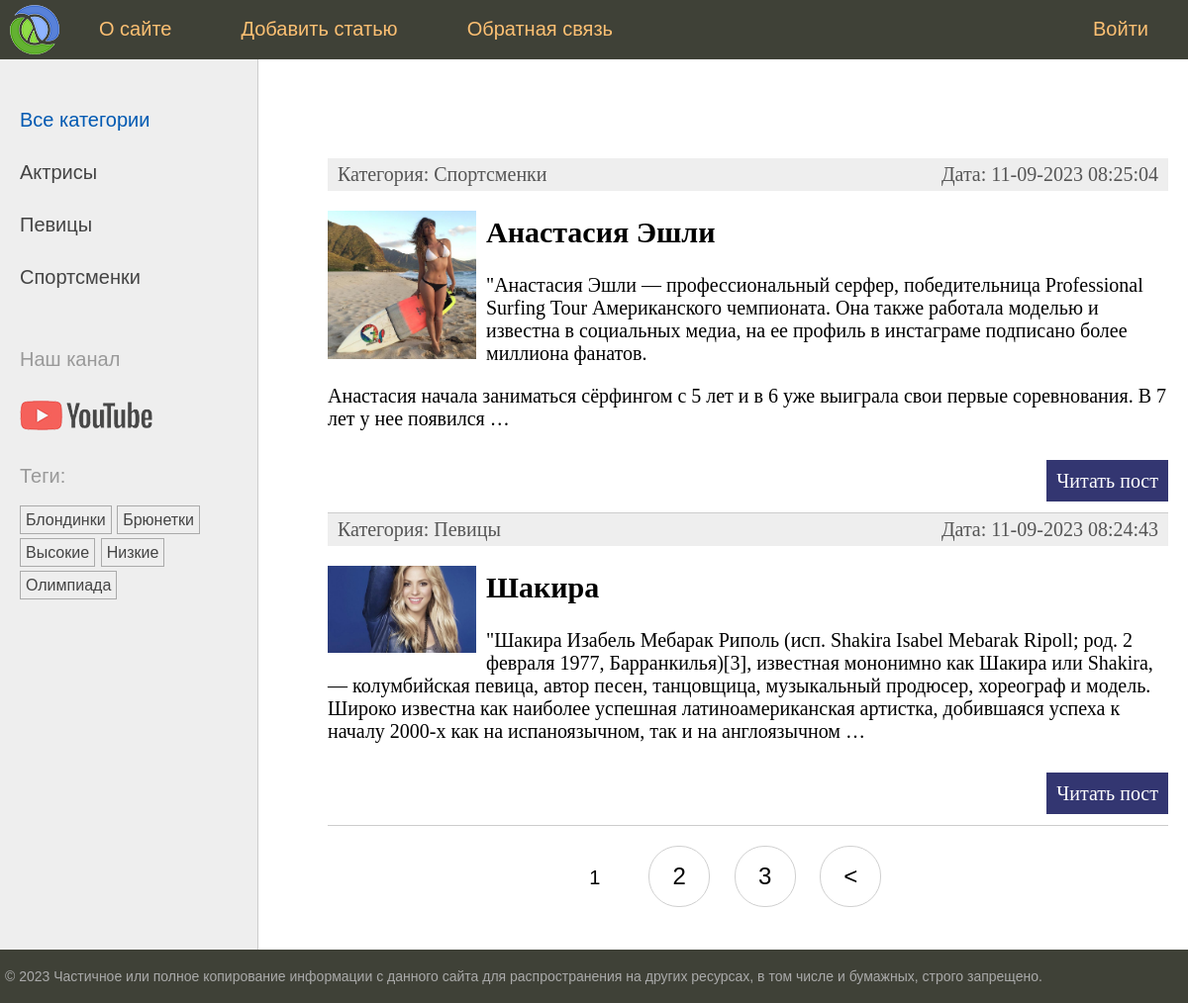
The page / on the database its author committed.
### women/models.py (models this page shows, shortened)
class Category(models.Model):
    name = models.CharField(max_length=100, db_index=True, verbose_name="Категория")
    slug = models.SlugField(max_length=255, unique=True)
    class Meta:
        verbose_name = "Категория"
        verbose_name_plural = "Категории"
    def get_absolute_url(self):
        return reverse("category", kwargs={"cat_slug": self.slug})

class TagPost(models.Model):
    tag = models.CharField(max_length=100, db_index=True)
    slug = models.SlugField(max_length=255, unique=True, db_index=True)
    def get_absolute_url(self):
        return reverse("tag", kwargs={"tag_slug": self.slug})

class Women(models.Model):
    class Status(models.IntegerChoices):
        DRAFT = 0, "Черновик"
        PUBLISHED = 1, "Опубликовано"
    title = models.CharField(max_length=255, verbose_name="Заголовок")
    slug = models.SlugField(max_length=255, unique=True)
    photo = models.ImageField(
        upload_to="photos/%Y/%m/%d",
        default=None,
        blank=True,
        null=True,
        verbose_name="Фото",
    )
    content = models.TextField(blank=True, verbose_name="Текст статьи")
    time_create = models.DateTimeField(
        auto_now_add=True,
        verbose_name="Время создания",
    )
    time_update = models.DateTimeField(
        auto_now=True,
        verbose_name="Время изменения",
    )
    is_published = models.IntegerField(
        choices=Status.choices,
        default=Status.DRAFT,
        verbose_name="Статус",
    )
    cat = models.ForeignKey(
        "Category",
        on_delete=models.PROTECT,
        related_name="posts",
        verbose_name="Категории",
    )
    tags = models.ManyToManyField(
        "TagPost",
        blank=True,
        related_name="tags",
        verbose_name="Тэги",
    )
    husband = models.OneToOneField(
        "Husband",
        on_delete=models.SET_NULL,
        null=True,
        blank=True,
        related_name="wuman",
        verbose_name="Муж",
    )
    objects = models.Manager()
    published = PublishedModel()
    class Meta:
        verbose_name = "Известные женщины"
        verbose_name_plural = "Известные женщины"
        ordering = ["-time_create"]
        indexes = [models.Index(fields=["-time_create"])]
    def get_absolute_url(self):
        return reverse("post", kwargs={"post_slug": self.slug})

### women/views.py (the view)
# urls.py: path("", views.WomenHome.as_view(), name="home"),
class WomenHome(DataMixin, ListView):
    template_name = "women/index.html"
    context_object_name = "posts"
    def get_queryset(self) -> QuerySet[Any]:
        return Women.published.all().select_related("cat")
    def get_context_data(self, **kwargs) -> dict[str, Any]:
        context = super().get_context_data(**kwargs)
        return self.get_mixin_context(context, title="Главная страница", cat_selected=0)

### women/models.py (called while the page is built)
    def get_queryset(self) -> models.QuerySet:
        return super().get_queryset().filter(is_published=Women.Status.PUBLISHED)

### women/templatetags/women_tags.py (called while the page is built)
@register.inclusion_tag("women/list_categories.html")
def show_categories(cat_selected_id=0):
    cats = Category.objects.annotate(total=Count("posts")).filter(total__gt=0)
    return {"cats": cats, "cat_selected": cat_selected_id}

@register.inclusion_tag("women/list_tags.html")
def show_all_tags():
    tags = TagPost.objects.annotate(total=Count("tags")).filter(total__gt=0)
    return {"tags": tags}

### women/utils.py (called while the page is built)
    def get_mixin_context(self, context: dict[str, Any], **kwargs: dict[str, Any]):
        if self.title_page:
            context["title"] = self.title_page
        context["menu"] = menu
        context["cat_selected"] = None
        context.update(kwargs)
        return context

### women/templates/women/index.html (shortened to what this page needs)
{% extends 'base.html' %}
{% block content %}
<ul class="list-articles">
	{% for p in posts %}
		<li><div class="article-panel">
			<p class="first">Категория: {{ p.cat.name }}</p>
			<p class="last">Дата: {{ p.time_update|date:"d-m-Y H:i:s" }}</p>
		</div>
		{% if p.photo %}
			<p><img class="img-article-left thumb" src="{{ p.photo.url }}"></p>
		{% endif %}
		<h2>{{ p.title }}</h2>
    {% autoescape off %}
	{{ p.content|linebreaks|truncatewords:50 }}
    {% endautoescape %}
		<p class="link-read-post"><a href="{{ p.get_absolute_url }}">Читать пост</a></p>
		</li>
	{% endfor %}
</ul>
{% endblock %}
{% block navigation %}
{% if page_obj.has_other_pages %}
	<nav class="list-pages">
		<ul>
			{% for p in paginator.page_range %}
				{% if page_obj.number == p %}
					<li class="page-num page-num-selected">{{ p }}</li>
				{% elif p >= page_obj.number|add:-2 and p <= page_obj.number|add:2 %}
					<li class="page-num">
						<a href="?page={{ p }}">{{ p }}</a>
					</li>
				{% endif %}
			{% endfor %}
			{% if page_obj.has_next %}
				<li class="page-num">
					<a href="?page={{ page_obj.next_page_number }}">&lt;</a>
				</li>
			{% endif %}
		</ul>
	</nav>
{% endif %}
{% endblock %}

### templates/base.html (shortened to what this page needs)
{% load static %}
{% load women_tags %}
<!DOCTYPE html>
<html>
<head>
	<link type="text/css" href="{% static 'women/css/styles.css' %}" rel="stylesheet" />
</head>
<body>
<table class="table-page" border=0 cellpadding="0" cellspacing="0">
<tr><td valign=top>
{% block mainmenu %}
		<div class="header">
			<ul id="mainmenu" class="mainmenu">
			<li class="logo"><a href="{% url 'home' %}"><div class="logo"></div></a></li>
{% for m in menu %}
	{% if not forloop.last %}<li>{% else %}<li class="last">{% endif %}
		<a href="{% url m.url_name %}">{{ m.title }}</a></li>
{% endfor %}
			</ul>
		</div>
{% endblock mainmenu %}
<table class="table-content" border=0 cellpadding="0" cellspacing="0">
<tr>
	<td valign="top" class="left-chapters">
	<ul id="leftchapters">
		{% if cat_selected == 0 %}
			<li class="selected">Все категории</li>
		{% else %}
			<li><a href="{% url 'home' %}">Все категории</a></li>
		{% endif %}
		{% show_categories cat_selected %}
		<li class="share">
		<p>Наш канал</p>
		<a class="share-yt" href="https://www.youtube.com/channel/UClJzWfGWuGJL2t-3dYKcHTA/playlists" target="_blank" rel="nofollow"></a>
		</li>
		<li>{% show_all_tags %}</li>
	</ul>
</td>
<td valign="top" class="content">
<div class="content-text">
{% block content %}
{% endblock %}
</div>
{% block navigation %}
{% endblock %}
</td></tr></table>
</td></tr>
<tr><td valign=top>
	<div id="footer">
		<p>&copy; 2023 Частичное или полное копирование информации с данного сайта для распространения на других ресурсах, в том числе и бумажных, строго запрещено.</p>
	</div>
</td></tr></table>
</body>
</html>

### women/templates/women/list_categories.html
{% for cat in cats %}
    {% if cat.id == cat_selected %}
        <li class="selected">{{ cat.name }}</li>
    {% else %}
        <li><a href="{{ cat.get_absolute_url }}">{{ cat.name }}</a></li>
    {% endif %}
{% endfor %}

### women/templates/women/list_tags.html
{% if tags %}
    Теги: </p>
    <ul class="tags-list">
        {% for t in tags %}
            <li><a href="{{ t.get_absolute_url }}">{{ t.tag }}</a></li>
        {% endfor %}
    </ul>
{% endif %}

### women/static/women/css/styles.css (style rules this page uses)
html, body { font-family: 'Arial'; margin: 0; padding: 0; height: 100%; width: 100%; color: #444; }
a { color: #0059b2; text-decoration: none; }
img { max-width: 600px; height: auto; }
img.img-article-left { max-width: 300px; height: auto; float: left; padding: 0 10px 10px 0; }
img.img-article-left.thumb { max-width: 150px; height: auto; }
p.link-read-post { text-align: right; }
p.link-read-post a { padding: 10px; min-width: 100px; background: #333671; color: #fff; text-decoration: none; }
div.article-panel { background: #eee; padding: 5px 10px 5px 10px; box-sizing: border-box; overflow: hidden; color: #555; }
div.article-panel p.first { margin: 0; float: left; }
div.article-panel p.last { margin: 0; float: right; }
ul.list-articles { list-style: none; margin: 0; padding: 0; }
ul.list-articles li { border-bottom: 1px solid #ccc; }
.table-page { width: 100%; height: 100%; vertical-align: top; }
.table-page tr { height: 100%; }
.header { background: #3F4137; height: 60px; }
.logo { background: url('../images/logo.png') no-repeat 10px 5px; width: 70px; height: 60px; }
ul.mainmenu { list-style: none; margin: 0; padding: 0; height: 60px; color: #fdc073; font-size: 20px; overflow: hidden; }
ul.mainmenu li { float: left; margin: 18px 40px 0 30px; }
ul.mainmenu li.logo { margin: 0; }
ul.mainmenu li.last { float: right; }
ul.mainmenu li a { color: #fdc073; text-decoration: none; }
.table-content { width: 100%; min-height: 100%; height: 100%; }
.left-chapters { margin: 0; background: #eee; border-right: 1px solid #ccc; }
.left-chapters ul { width: 230px; margin: 0; padding: 20px 10px 10px 20px; list-style: none; font-size: 20px; }
.left-chapters ul li { margin: 30px 0 0 0; color: #999; }
.left-chapters ul li.selected { color: #0059b2; }
.left-chapters ul li a { color: #444; text-decoration: none; }
.left-chapters ul li.share { margin: 60px 0 0 0; }
.left-chapters ul li.share p { margin: 30px 0 30px 0; }
.left-chapters ul li.share a { display: inline-block; width: 40px; height: 40px; margin: 0 20px 0 0; }
.left-chapters ul li.share a.share-yt { width: 100%; height: 30px; background: url('../images/share_yt.png') no-repeat 0 0 }
ul.tags-list { width: 100%; margin: 0; padding: 0; list-style: none; }
ul.tags-list li { margin: 0; padding: 0 0 10px; display: inline-block; }
ul.tags-list li a { padding: 5px; font-size: 16px; border: 1px solid #aaa; }
.content { padding: 40px 20px 20px 40px; width: 100%; box-sizing: border-box; }
.content-text { margin: 60px 0 0 30px; color: #000; font-size: 20px; font-family: Yandex Sans Display Light; }
#footer { box-sizing: border-box; background: #3F4137; padding: 5px; color: #aaa; font-size: 14px; font-family: Verdana, Geneva, Arial, Helvetica; text-align: left; overflow: hidden; }
.list-pages { text-align: center; margin: 0 0 20px 0; }
.list-pages ul { margin: 20px 0 0 0; padding: 0; list-style: none; }
.list-pages ul li { display: inline-block; margin: 0 20px 0 0; }
.list-pages a { color: #000; font-size: 24px; text-decoration: none; }
.list-pages .page-num, .page-num-selected { display: inline-block; width: 60px; height: 44px; padding: 16px 0 0 0; border: 1px solid #d0d0d0; border-radius: 30px; }
.list-pages .page-num-selected { border: none; color: #000; font-size: 20px; }

### rows shown on the page
Category: name "Актрисы"
Category: name "Певицы"
Category: name "Спортсменки"
TagPost: tag "Блондинки"
TagPost: tag "Брюнетки"
TagPost: tag "Высокие"
TagPost: tag "Низкие"
TagPost: tag "Олимпиада"
Women: cat.name "Спортсменки", time_update "11-09-2023 08:25:04", photo (picture), title "Анастасия Эшли", content "\"Анастасия Эшли — профессиональный серфер, победительница Professional Surfing Tour Американского чемпионата. Она также работала моделью и известна в социальных медиа, на ее профиль в инстаграме подписано более миллиона фанатов. Анастасия начала заниматься сёрфингом с 5 лет и в 6 уже выиграла свои первые соревнования. В 7 лет у нее появился …"
Women: cat.name "Певицы", time_update "11-09-2023 08:24:43", photo (picture), title "Шакира", content "\"Шакира Изабель Мебарак Риполь (исп. Shakira Isabel Mebarak Ripoll; род. 2 февраля 1977, Барранкилья)[3], известная мононимно как Шакира или Shakira, — колумбийская певица, автор песен, танцовщица, музыкальный продюсер, хореограф и модель. Широко известна как наиболее успешная латиноамериканская артистка, добившаяся успеха к началу 2000-х как на испаноязычном, так и на англоязычном …"

### other values the page prints
{{ m.title }} "О сайте" "Добавить статью" "Обратная связь" "Войти"
{{ p }} "1"
{{ p }} "2" "3"
